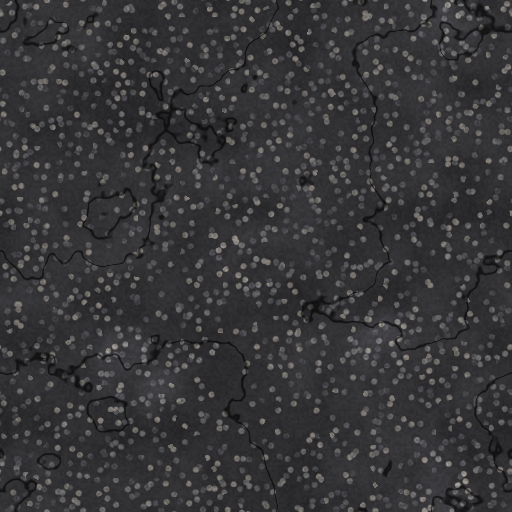
#> input picture assets/tex_web/asphalt_a.png, 512 x 512 px, found by its file name; its folder holds 4 pictures in this run
$ python tex_sheet.py
#> lines starting #> are read from the running program, lines starting #| are printed output that depends on the picture
"""Contact sheet of the baked PBR maps (albedo | normal), for eyeballing.

Usage: python _tools/tex_sheet.py [texdir] [out.png] [name,name,...]
"""
import os
import glob
import sys
from PIL import Image, ImageDraw

TEX = sys.argv[1] if len(sys.argv) > 1 else "assets/tex_web"
OUT = sys.argv[2] if len(sys.argv) > 2 else "tex_sheet.png"
ONLY = sys.argv[3].split(",") if len(sys.argv) > 3 else None

names = sorted({os.path.basename(f).rsplit("_", 1)[0]
                for f in glob.glob(os.path.join(TEX, "*_a.png"))})
if ONLY:
    names = [n for n in ONLY if n in names]
if not names:
    print("no textures found")
    sys.exit(1)

CELL, PAD, LAB, COLS = 256, 6, 16, 6
rows = (len(names) + COLS - 1) // COLS
sheet = Image.new("RGB", (COLS * (CELL + PAD) + PAD, rows * (CELL // 2 + LAB + PAD) + PAD), (18, 18, 20))
d = ImageDraw.Draw(sheet)
for i, nm in enumerate(names):
    r, c = divmod(i, COLS)
    x = PAD + c * (CELL + PAD)
    y = PAD + r * (CELL // 2 + LAB + PAD)
    a = Image.open(os.path.join(TEX, f"{nm}_a.png")).convert("RGB")
#> a is the input picture: PIL image 512x512 RGB; mean R, G, B 54.8, 54.6, 57.1
    nn = Image.open(os.path.join(TEX, f"{nm}_n.png")).convert("RGB")
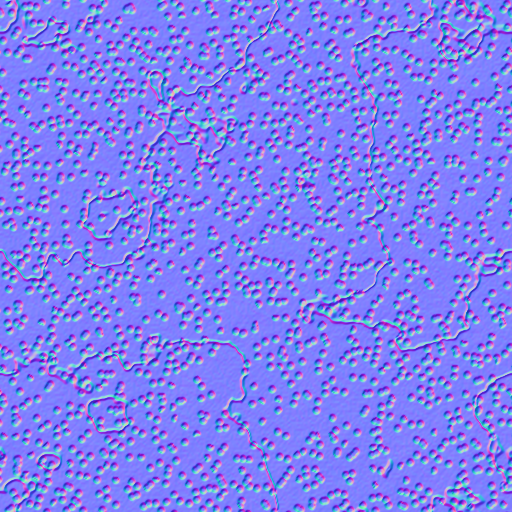
#> input picture assets/tex_web/asphalt_n.png, 512 x 512 px, found by its file name
#> nn is the input picture: PIL image 512x512 RGB; mean R, G, B 127.5, 127.5, 240.8
    sheet.paste(a.resize((CELL // 2, CELL // 2), Image.LANCZOS), (x, y + LAB))
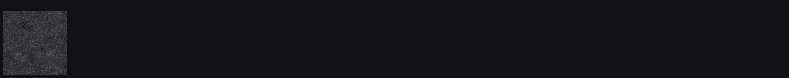
#> sheet: PIL image 1578x156 RGB (shown at 1/2 size); mean R, G, B 20.4, 20.4, 22.5
    sheet.paste(nn.resize((CELL // 2, CELL // 2), Image.LANCZOS), (x + CELL // 2, y + LAB))
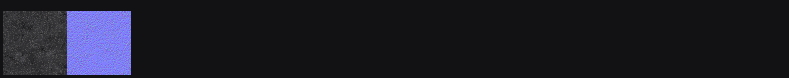
#> sheet: PIL image 1578x156 RGB (shown at 1/2 size); mean R, G, B 27.7, 27.7, 37.1
    d.text((x + 1, y + 2), nm, fill=(225, 225, 230))
sheet.save(OUT)
print(OUT)
